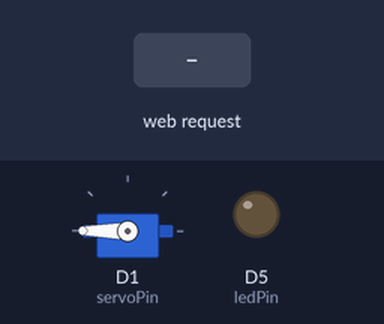
Bench run of a sketch on a simulated ESP8266 (NodeMCU). Shown: servo, output pins drawn as LEDs (lit = HIGH). The inputs (shaded band) are chosen by the test bench. WiFi joins after 1.5 s; servers stay silent unless stated; what the sketch prints to the serial monitor is not drawn.

Above: at 3.7 s.
3.8 s: HTTP request GET /encender received
At 4.2 s:
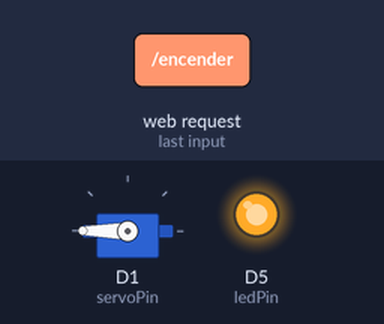
5.3 s: HTTP request GET /abrir received
At 6.5 s:
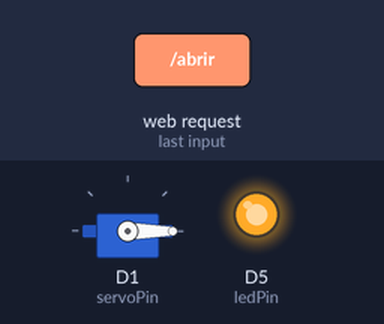
6.8 s: HTTP request GET /apagar received
At 7.7 s:
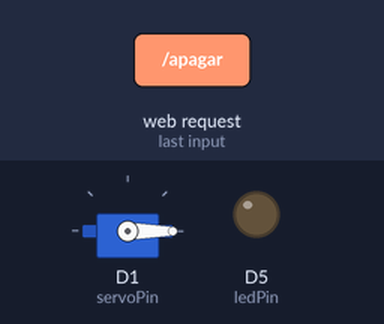
8.3 s: HTTP request GET /cerrar received
At 8.8 s:
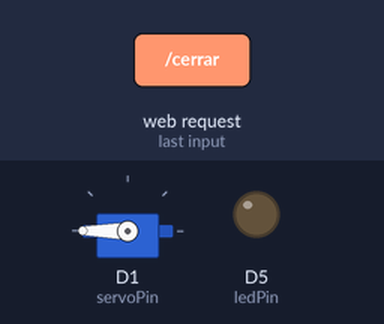
Timing chart, 0 to 10.8 s (numbered marks = the images above; inputs shaded):
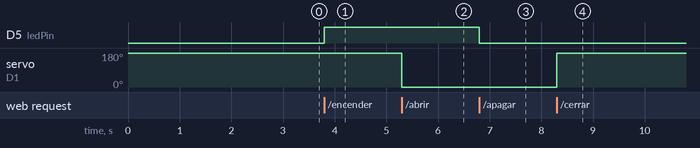

Measured:
- after the input at 3.8 s, D5 (ledPin): LOW → HIGH at once
- after the input at 5.3 s, servo on D1 (servoPin): 180° → 0° at once
- after the input at 6.8 s, D5 (ledPin): HIGH → LOW at once
- after the input at 8.3 s, servo on D1 (servoPin): 0° → 180° at once

The sketch:

Puerta_ESP8266.ino
```cpp
#include <ESP8266WiFi.h>
#include <ESP8266WebServer.h>
#include <Servo.h>

String textoSerial = "";
const char* ssid = "MEGACABLE-049F";
const char* password = "hw722qVC";

ESP8266WebServer server(80);

const int ledPin = 14; // Pin donde está conectado el LED
Servo myservo;
int servoPin = D1; // Pin D1 del ESP8266

void setup() {
  Serial.begin(115200);

  myservo.attach(servoPin); // Adjunta el servo al pin correspondiente
  myservo.write(180);
  pinMode(ledPin, OUTPUT);
  digitalWrite(ledPin, LOW);
  Serial.println("Connecting");
  WiFi.begin(ssid, password);
  while (WiFi.status() != WL_CONNECTED) {
    delay(500);
    Serial.print(".");
  }
   delay(1000);
  Serial.println("");
  Serial.print("Connected to WiFi network with IP Address: ");
  Serial.println(WiFi.localIP());
  Serial.println("conectado");

  server.on("/encender", []() {
    digitalWrite(ledPin, HIGH);
    delay(1000); // Esperar un segundo
    server.send(200, "text/plain", "LED encendido");
    Serial.println("Encendido");
  });

  server.on("/apagar", []() {
    digitalWrite(ledPin, LOW);
    delay(1000); // Esperar un segundo
    server.send(200, "text/plain", "LED apagado");
    Serial.println("Apagado");
  });

      server.on("/abrir", []() {
    myservo.write(0);
    delay(1000); // Esperar un segundo
    server.send(200, "text/plain", "Puerta abierta");
    Serial.println("Encendido");
  });

  server.on("/cerrar", []() {
    myservo.write(180);
    delay(1000); // Esperar un segundo
    server.send(200, "text/plain", "Puerta cerrada");
    Serial.println("Apagado");
  });


  server.begin();
  Serial.println("HTTP server started");
}

void loop() {
  server.handleClient();
if (Serial.available() > 0) {
  textoSerial = Serial.readString();
  if (WiFi.status() != WL_CONNECTED) {
    Serial.println("Wifi is unavailable");
    return;
  }
}}
```
